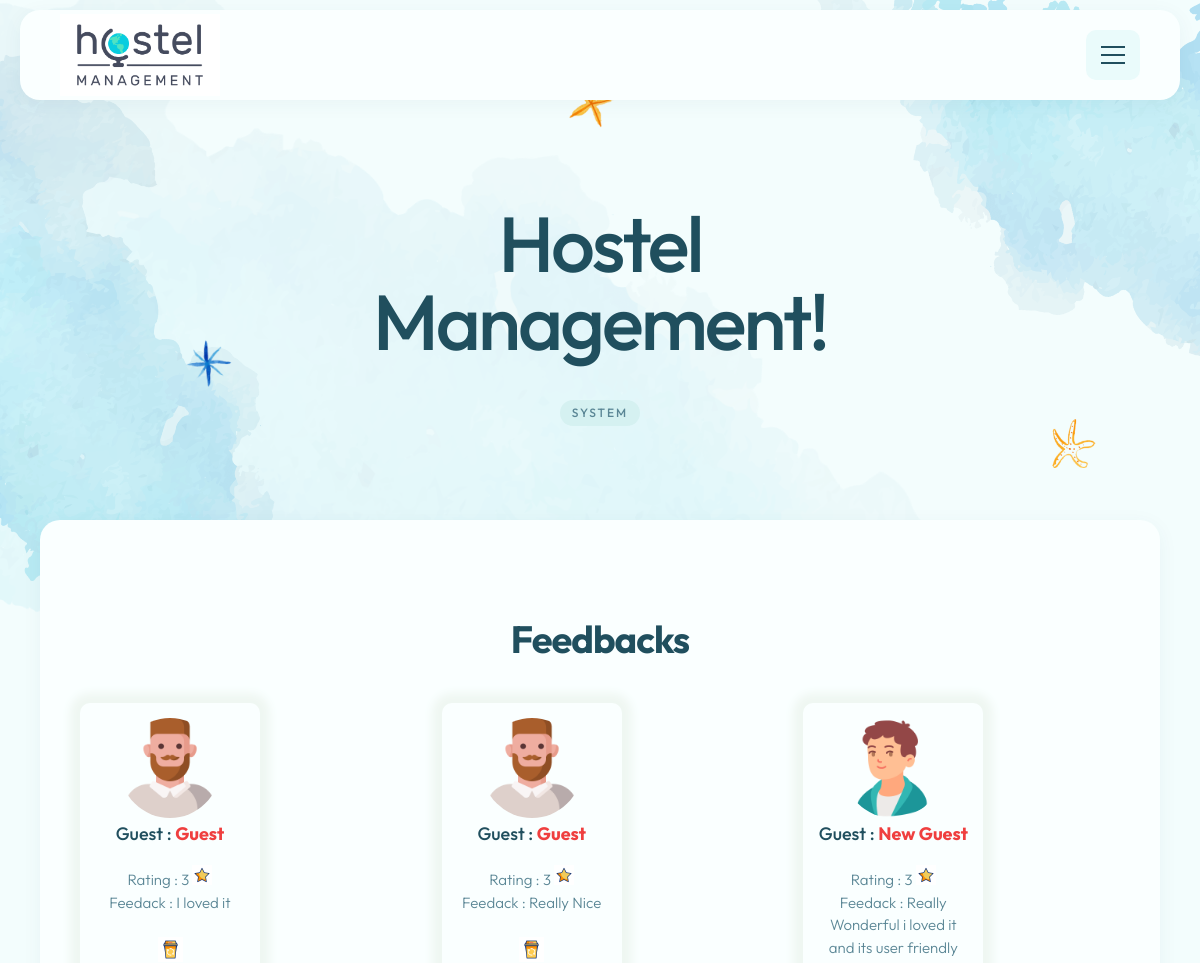
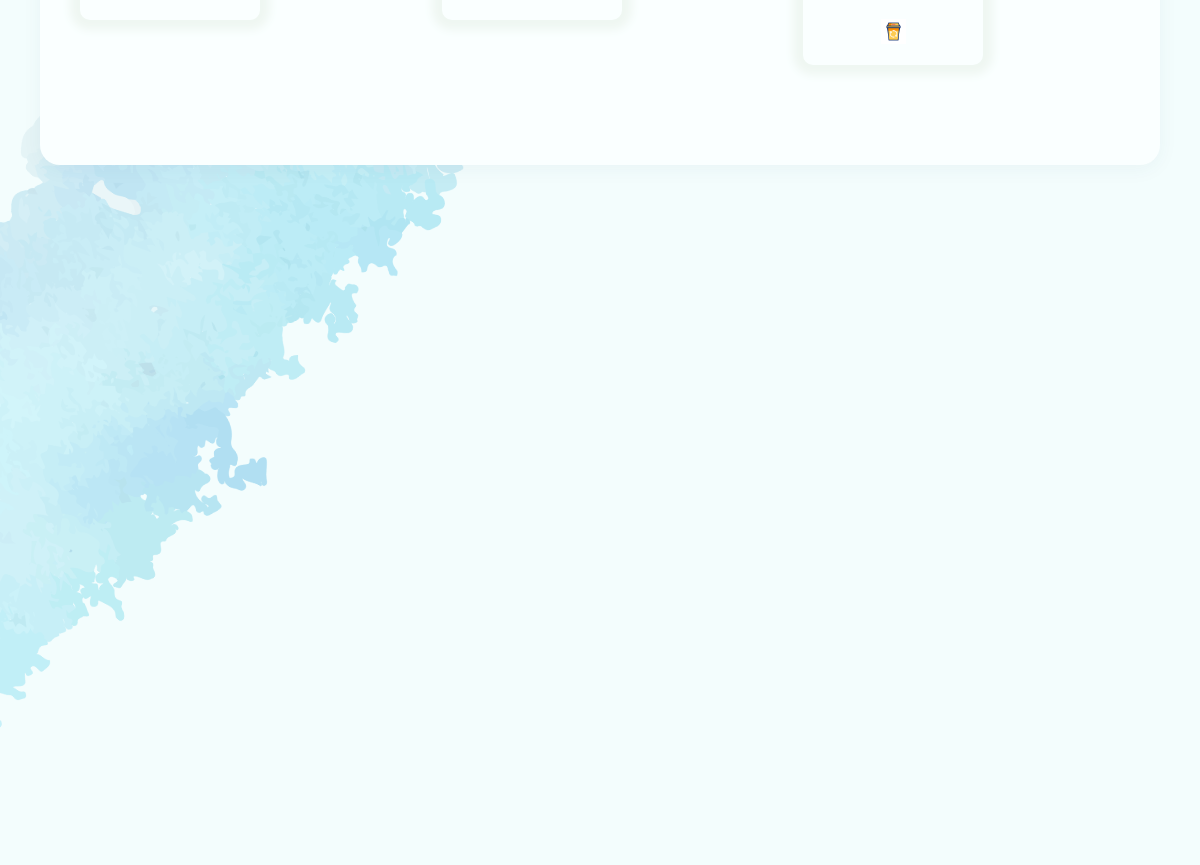
Page /adm_view_feedback/ on the committed database (2 pictures, top to bottom).
### myapp/models.py (models this page shows)
class Feedback(models.Model):
    rating=models.IntegerField(null=True, blank=True)
    comment=models.CharField(max_length=100,null=True)
    uid=models.ForeignKey(UserReg, on_delete=models.CASCADE, null=True, blank=True)
    gid=models.ForeignKey(Hosteller_reg, on_delete=models.CASCADE, null=True, blank=True)
    type=models.CharField(max_length=100,null=True,blank=True)

class Hosteller_reg(models.Model):
    name = models.CharField(max_length=100, null=True)
    email = models.EmailField(max_length=100, null=True)
    phone = models.IntegerField(null=True, blank=True)
    address = models.CharField(max_length=300, null=True)
    image = models.ImageField(null=True, upload_to="profile")
    loginid = models.ForeignKey(Login, on_delete=models.CASCADE, null=True)

### myapp/views.py (the view)
# urls.py: path('adm_view_feedback/',views.adm_view_feedback),
def adm_view_feedback(request):
    view = Feedback.objects.all()
    return render(request, "Admin/view_feedback.html", {"view": view})

### template/Admin/view_feedback.html (shortened to what this page needs)
{% extends 'Admin/common.html' %}
{% load static %}
{% block header %}
<div class="mil-content-pad mil-p-100-100">
    <div class="container">
        <center>
            <h2><b>Feedbacks</b></h2><br><br>
        </center>
        <div class="row row-cols-3 g-5">
            {% for i in view %}
            {% if i.type == "User"%}
            <div class="col">
                <div class="card" id="card"
                    style="box-shadow: 0 0 10px 10px rgb(239, 249, 243);border-radius: 10px;padding: 15px;float: left;">
                    <center> <img src="/static/media/{{i.uid.image}}" width="100px" class="card-img-top"
                            style="border-radius: 55px;" alt="Hollywood Sign on The Hill" />
                        <div class="card-body">
                            <h5 class="card-title">User : {{i.uid.name}}</h5>
                            <p class="card-text">
                                Rating : {{i.rating}} <img src="/static/img/favourite.gif" width="20px" alt=""><br>
                                Feedack : {{i.comment}}
                            </p>
                        </div>
                    </center>
                </div>
            </div>
            {% else %}
            <div class="col">
                <div class="card" id="card"
                    style="box-shadow: 0 0 10px 10px rgb(239, 247, 242);border-radius: 10px;padding: 15px;float: left; width: 180px;">
                    <center> <img src="/static/media/{{i.gid.image}}" width="100px" class="card-img-top rounded"
                            style="border-radius: 55px;" alt="Hollywood Sign on The Hill" />
                        <div class="card-body">
                            <h5 class="card-title">Guest : <b style="color: rgb(239, 63, 63);">{{i.gid.name}}</b></h5>
                            <br>
                            <p class="card-text">
                                Rating : {{i.rating}} <img src="/static/img/favourite.gif" width="20px" alt=""><br>
                                Feedack : {{i.comment}}
                            </p>
                            <br>
                            <a href="/delete_feed?fid={{i.id}}" class="btn btn-outline-danger"><img src="/static/img/trash-bin.gif" width="25px" alt=""></a>
                        </div>
                    </center>
                </div>
            </div>
            {% endif %}
            {% endfor %}
        </div>
    </div>
</div>
{% endblock %}

### static/css/style.css (style rules this page uses)
*,:after,:before { -webkit-box-sizing:border-box;box-sizing:border-box;padding:0;margin:0 }
body,html { padding:0;margin:0;font-family:"Outfit",sans-serif;font-size:15px;font-weight:300;color:rgb(90,134,149);line-height:150%;-ms-scroll-chaining:none;overscroll-behavior:none;scroll-behavior:smooth }
.container { position:relative;z-index:1 }
.mil-content-pad { position:relative;z-index:2;background-color:rgb(250,255,255);border-radius:20px;-webkit-box-shadow:0px 4px 20px rgba(32,79,94,0.05);box-shadow:0px 4px 20px rgba(32,79,94,0.05);margin-left:40px;width:calc(100% - 80px) }
h1,h2,h3,h4,h5,h6 { font-weight:500;line-height:100%;font-family:"Outfit",sans-serif;color:rgb(32,79,94) }
h2 { font-size:38px;letter-spacing:-1px }
h5 { font-size:18px;letter-spacing:0 }
.mil-p-100-100 { padding-top:100px;padding-bottom:100px }

### template/Admin/view_feedback.html (style rules this page uses)
#card { box-shadow: 0, 0 10px 10px rgb(87, 176, 125) !important; }

### rows in the picture
Feedback: gid.image (picture), gid.name "Guest", rating "3", comment "I loved it"
Feedback: gid.image (picture), gid.name "Guest", rating "3", comment "Really Nice"
Feedback: gid.image (picture), gid.name "New Guest", rating "3", comment "Really Wonderful i loved it and its user friendly"
